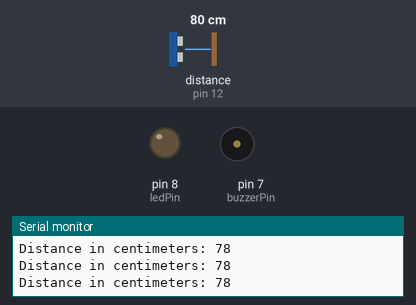
The sketch below on a simulated Arduino Uno, built with avr-gcc and run on an emulated ATmega328P. Shown: output pins drawn as LEDs (lit = HIGH), buzzer (waves = sounding), the last lines printed to the serial monitor. Wiring (inferred from the names in the program): ultrasonic range finder: trigger pin 13; echo pin 12. Inputs (shaded band) come from the test bench; at power-on: distance to the obstacle (sensor on pin 12) 80 cm. The echo pulse lasts 58.3 µs per cm; pins used as bus, display or sensor lines are not drawn.

Above: at 1.2 s.
1.3 s: distance to the obstacle (sensor on pin 12) set to 23 cm
4.3 s: distance to the obstacle (sensor on pin 12) set to 18 cm
At 5.5 s:
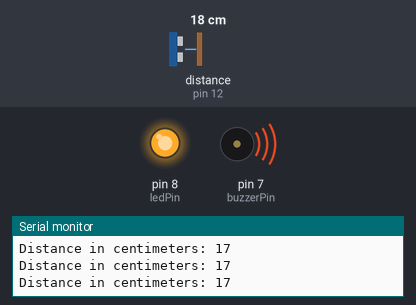
5.8 s: distance to the obstacle (sensor on pin 12) set to 2 cm
At 6.4 s:
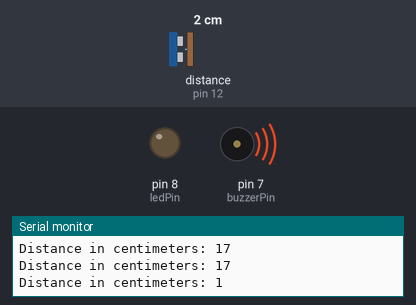
8.8 s: distance to the obstacle (sensor on pin 12) set to 35 cm
At 9.2 s:
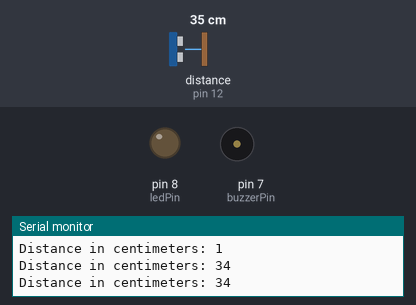
10.3 s: distance to the obstacle (sensor on pin 12) set to 4 cm
At 10.9 s:
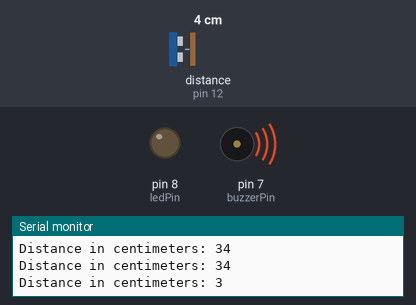
Timing chart, 0 to 14.3 s (numbered marks = the images above; inputs shaded):
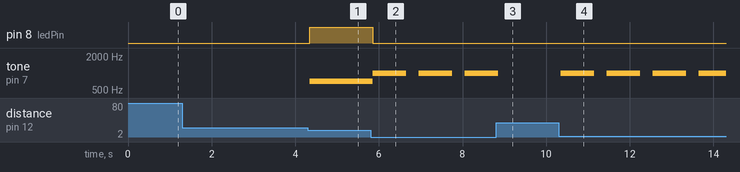

The sketch:

do-not-touch-face.ino
```cpp
// defines pins numbers
const int trigPin = 13;
const int echoPin = 12;

const int buzzerPin = 7;
const int ledPin = 8;

// defines variables
long duration;
int distance;

void setup() {
  pinMode(trigPin, OUTPUT); // Sets the trigPin as an Output
  pinMode(echoPin, INPUT); // Sets the echoPin as an Input

  pinMode(buzzerPin, OUTPUT); // Set buzzer - pin 9 as an output

  pinMode(ledPin, OUTPUT);

  Serial.begin(9600); // Starts the serial communication
}

void loop() {
  // Clears the trigPin
  digitalWrite(trigPin, LOW);
  delayMicroseconds(2);

  // Sets the trigPin on HIGH state for 10 micro seconds
  digitalWrite(trigPin, HIGH);
  delayMicroseconds(10);
  digitalWrite(trigPin, LOW);

  // Reads the echoPin, returns the sound wave travel time in microseconds
  duration = pulseIn(echoPin, HIGH);

  // Calculating the distance in centimeters
  distance = duration*0.034/2;

  // Prints the distance on the Serial Monitor
  Serial.print("Distance in centimeters: ");
  Serial.println(distance);

  if (distance < 20){
  int brightness = map(distance, 4, 3, 0, 255); //range parameters
  brightness = 255 - brightness;
  analogWrite(ledPin, brightness);
  int toneVol = map(distance, 4, 50, 0, 1000);
  toneVol = 1000 - toneVol;
  tone(buzzerPin, toneVol);
  } else {
    noTone(buzzerPin);     // Stop sound...

    digitalWrite(ledPin, LOW);
  }

if(distance <= 4){
  playMelody();
}


}

void playMelody(){

  tone(buzzerPin, 1000);  //piezo sound time
  delay(800);

  noTone(buzzerPin);
  delay(300);

    tone(buzzerPin, 1000);
  delay(800);

  noTone(buzzerPin);
  delay(300);
    tone(buzzerPin, 1000);
  delay(800);

  noTone(buzzerPin);
  delay(300);

}
```

Measured:
- the behaviour switches between 21 and 20 cm on distance to the obstacle (sensor on pin 12) (found by bisection; images 0 and 1)
- after the input at 4.3 s, pin 8 (ledPin): LOW → HIGH at once; tone on pin 7 (buzzerPin): silent → 718 Hz at once
- after the input at 5.8 s, pin 8 (ledPin): HIGH → LOW after 0.05 s; tone on pin 7 (buzzerPin): alternates 1000 Hz for 0.80 s and silent for 0.30 s, starting after 0.05 s
- after the input at 8.8 s, tone on pin 7 (buzzerPin): goes on until 8.8 s, then stays silent
- after the input at 10.3 s, tone on pin 7 (buzzerPin): alternates 1000 Hz for 0.80 s and silent for 0.30 s, starting after 0.05 s
